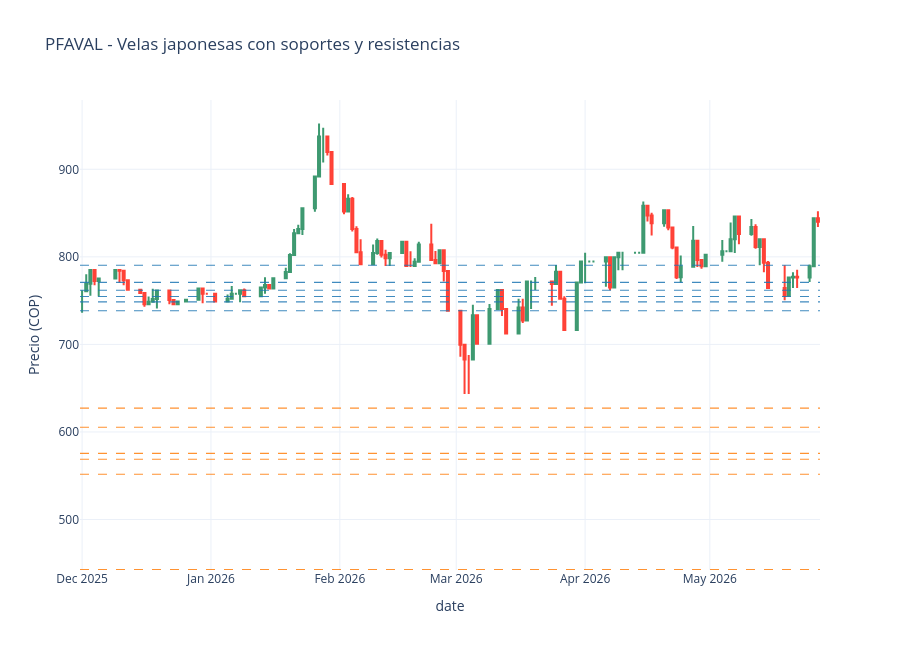

Source (notebook cell):
### Markdown cell above
# Gráfica de velas

### Code cell
# Soportes y resistencias + velas japonesas usando df (Plotly)

def detectar_soportes_resistencias(
    df, lookback=3, tolerancia_pct=0.007, max_niveles=6,
    graficar=False, ultimas_barras=120
 ):
    """
    Detecta niveles por pivotes locales y agrupa precios cercanos.
    - lookback: barras a izquierda/derecha para definir pivote
    - tolerancia_pct: umbral de agrupacion (0.007 = 0.7%)
    - graficar: si True, muestra velas + niveles con Plotly
    """
    data = df.sort_values("date").reset_index(drop=True).copy()

    lows = data["low"].values
    highs = data["high"].values

    soportes_raw = []
    resistencias_raw = []

    for i in range(lookback, len(data) - lookback):
        low_win = lows[i - lookback : i + lookback + 1]
        high_win = highs[i - lookback : i + lookback + 1]

        if lows[i] == low_win.min():
            soportes_raw.append(float(lows[i]))
        if highs[i] == high_win.max():
            resistencias_raw.append(float(highs[i]))

    def agrupar_niveles(niveles):
        if not niveles:
            return []
        niveles = sorted(niveles)
        grupos = [[niveles[0]]]

        for nivel in niveles[1:]:
            media_grupo = sum(grupos[-1]) / len(grupos[-1])
            if abs(nivel - media_grupo) / media_grupo <= tolerancia_pct:
                grupos[-1].append(nivel)
            else:
                grupos.append([nivel])

        # Centro de cada grupo
        centros = [sum(g) / len(g) for g in grupos]
        return centros

    soportes = agrupar_niveles(soportes_raw)
    resistencias = agrupar_niveles(resistencias_raw)

    # Nos quedamos con niveles mas representativos en el rango de precios
    cierre_min = float(data["close"].min())
    cierre_max = float(data["close"].max())

    soportes = [s for s in soportes if s <= cierre_max]
    resistencias = [r for r in resistencias if r >= cierre_min]

    # Limitar cantidad para no saturar la grafica
    soportes = sorted(soportes)[-max_niveles:]
    resistencias = sorted(resistencias)[:max_niveles]

    if graficar:
        data_plot = data.tail(ultimas_barras).copy()
        data_plot["open"] = data_plot["close"].shift(1)
        data_plot.iloc[0, data_plot.columns.get_loc("open")] = data_plot.iloc[0]["close"]

        fig = go.Figure(
            data=[
                go.Candlestick(
                    x=data_plot["date"],
                    open=data_plot["open"],
                    high=data_plot["high"],
                    low=data_plot["low"],
                    close=data_plot["close"],
                    name="Velas"
                )
            ]
        )

        for s in soportes:
            fig.add_hline(y=s, line=dict(color="#1f77b4", width=1.1, dash="dash"), opacity=0.85)
        for r in resistencias:
            fig.add_hline(y=r, line=dict(color="#ff7f0e", width=1.1, dash="dash"), opacity=0.85)

        fig.update_layout(
            title="PFAVAL - Velas japonesas con soportes y resistencias",
            yaxis_title="Precio (COP)",
            xaxis_title="date",
            xaxis_rangeslider_visible=False,
            template="plotly_white",
            height=650
        )
        fig.show()

    return soportes, resistencias


# Ejecutar sobre df
soportes, resistencias = detectar_soportes_resistencias(
    df,
    lookback=3,
    tolerancia_pct=0.007,
    max_niveles=6,
    graficar=True,
    ultimas_barras=120
)

print("Soportes detectados:", [round(s, 2) for s in soportes])
print("Resistencias detectadas:", [round(r, 2) for r in resistencias])

### Figure 1 — Plotly figure (JSON) as saved in the notebook; plotly's stock layout.template omitted (floating-point values rounded to 4 significant figures)
{"data": [{"close": [760.6, 769.4, 785.1, 772.4, 775.3, 785.1, 784.1, 773.3, 762.5, 758.6, 745.9, 748.8, 751.7, 761.6, 750.8, 745.9, 749.1, 751.1, 763.9, 758.0, 758.0, 749.1, 752.1, 758.0, 758.0, 761.9, 755.0, 764.9, 767.8, 763.9, 775.7, 782.6, 802.3, 826.9, 831.8, 855.4, 891.8, 937.5, 937.5, 919.8, 883.2, 851.7, 866.5, 831.9, 805.3, 791.5, 804.3, 818.1, 802.3, 798.4, 804.3, 817.1, 789.5, 789.5, 794.4, 814.2, 796.4, 792.7, 807.6, 783.8, 738.3, 699.7, 682.9, 682.9, 733.4, 700.7, 740.3, 762.1, 740.3, 712.6, 742.3, 727.4, 772.0, 772.0, 772.0, 769.0, 782.8, 752.2, 716.5, 770.8, 794.7, 794.7, 794.7, 794.7, 799.6, 764.9, 799.6, 804.6, 804.6, 804.6, 804.6, 858.2, 847.3, 838.4, 853.3, 833.4, 810.6, 776.8, 788.7, 818.3, 796.3, 789.3, 802.3, 806.3, 806.3, 820.2, 846.2, 826.2, 834.2, 811.3, 820.2, 793.3, 764.4, 755.5, 776.4, 777.4, 776.4, 789.3, 844.0, 840.0], "high": [760.6, 780.2, 785.1, 772.4, 775.3, 786.1, 784.1, 773.3, 762.5, 762.5, 759.6, 754.7, 763.5, 761.6, 750.8, 747.8, 749.1, 751.1, 763.9, 758.0, 758.0, 758.0, 757.0, 766.8, 758.0, 762.9, 763.9, 764.9, 776.7, 767.8, 775.7, 787.5, 804.2, 831.8, 836.7, 855.4, 891.8, 952.3, 947.4, 923.7, 915.8, 879.3, 871.4, 868.4, 834.9, 820.1, 814.2, 821.1, 818.1, 808.2, 804.3, 817.1, 816.1, 806.3, 798.4, 817.1, 837.9, 806.6, 807.6, 796.7, 783.8, 733.4, 687.8, 687.8, 745.2, 733.4, 746.2, 762.1, 759.1, 736.3, 752.2, 752.2, 772.0, 772.0, 776.9, 772.9, 790.8, 771.0, 755.1, 771.8, 794.7, 804.6, 794.7, 794.7, 799.6, 786.7, 799.6, 804.6, 804.6, 804.6, 804.6, 863.2, 858.2, 850.3, 853.3, 846.3, 832.4, 806.6, 801.6, 835.2, 812.3, 797.3, 802.3, 819.2, 806.3, 839.2, 846.2, 830.2, 843.2, 837.2, 790.3, 797.3, 795.3, 790.3, 777.4, 782.4, 785.4, 791.3, 844.0, 852.0], "low": [736.0, 760.6, 755.7, 767.4, 754.7, 777.3, 770.4, 767.4, 761.6, 757.6, 742.9, 746.8, 751.7, 740.9, 745.9, 745.9, 748.1, 750.1, 754.0, 747.1, 758.0, 749.1, 749.1, 758.0, 758.0, 748.1, 754.0, 755.0, 758.0, 763.9, 763.9, 775.7, 786.5, 807.2, 828.8, 824.9, 851.5, 906.9, 907.9, 915.8, 883.2, 848.7, 851.7, 829.0, 805.3, 791.5, 793.4, 802.3, 799.4, 789.5, 789.5, 817.1, 789.5, 789.5, 789.5, 797.4, 795.4, 791.8, 791.8, 772.0, 738.3, 685.9, 643.3, 643.3, 732.4, 700.7, 704.7, 753.2, 732.4, 712.6, 735.3, 724.5, 742.3, 740.3, 762.1, 744.2, 781.9, 752.2, 716.5, 721.2, 769.8, 769.8, 794.7, 794.7, 765.9, 761.9, 777.8, 784.7, 784.7, 804.6, 804.6, 819.5, 840.4, 824.5, 834.4, 830.4, 808.6, 774.8, 770.8, 792.3, 788.4, 786.4, 788.4, 794.3, 806.3, 811.3, 804.3, 814.3, 824.2, 809.3, 811.3, 782.4, 764.4, 750.5, 756.5, 764.4, 764.4, 771.4, 790.0, 834.0], "name": "Velas", "open": [760.6, 760.6, 769.4, 785.1, 772.4, 775.3, 785.1, 784.1, 773.3, 762.5, 758.6, 745.9, 748.8, 751.7, 761.6, 750.8, 745.9, 749.1, 751.1, 763.9, 758.0, 758.0, 749.1, 752.1, 758.0, 758.0, 761.9, 755.0, 764.9, 767.8, 763.9, 775.7, 782.6, 802.3, 826.9, 831.8, 855.4, 891.8, 937.5, 937.5, 919.8, 883.2, 851.7, 866.5, 831.9, 805.3, 791.5, 804.3, 818.1, 802.3, 798.4, 804.3, 817.1, 789.5, 789.5, 794.4, 814.2, 796.4, 792.7, 807.6, 783.8, 738.3, 699.7, 682.9, 682.9, 733.4, 700.7, 740.3, 762.1, 740.3, 712.6, 742.3, 727.4, 772.0, 772.0, 772.0, 769.0, 782.8, 752.2, 716.5, 770.8, 794.7, 794.7, 794.7, 794.7, 799.6, 764.9, 799.6, 804.6, 804.6, 804.6, 804.6, 858.2, 847.3, 838.4, 853.3, 833.4, 810.6, 776.8, 788.7, 818.3, 796.3, 789.3, 802.3, 806.3, 806.3, 820.2, 846.2, 826.2, 834.2, 811.3, 820.2, 793.3, 764.4, 755.5, 776.4, 777.4, 776.4, 789.3, 844.0], "type": "candlestick", "x": ["2025-12-01T00:00:00", "2025-12-02T00:00:00", "2025-12-03T00:00:00", "2025-12-04T00:00:00", "2025-12-05T00:00:00", "2025-12-09T00:00:00", "2025-12-10T00:00:00", "2025-12-11T00:00:00", "2025-12-12T00:00:00", "2025-12-15T00:00:00", "2025-12-16T00:00:00", "2025-12-17T00:00:00", "2025-12-18T00:00:00", "2025-12-19T00:00:00", "2025-12-22T00:00:00", "2025-12-23T00:00:00", "2025-12-24T00:00:00", "2025-12-26T00:00:00", "2025-12-29T00:00:00", "2025-12-30T00:00:00", "2025-12-31T00:00:00", "2026-01-02T00:00:00", "2026-01-05T00:00:00", "2026-01-06T00:00:00", "2026-01-07T00:00:00", "2026-01-08T00:00:00", "2026-01-09T00:00:00", "2026-01-13T00:00:00", "2026-01-14T00:00:00", "2026-01-15T00:00:00", "2026-01-16T00:00:00", "2026-01-19T00:00:00", "2026-01-20T00:00:00", "2026-01-21T00:00:00", "2026-01-22T00:00:00", "2026-01-23T00:00:00", "2026-01-26T00:00:00", "2026-01-27T00:00:00", "2026-01-28T00:00:00", "2026-01-29T00:00:00", "2026-01-30T00:00:00", "2026-02-02T00:00:00", "2026-02-03T00:00:00", "2026-02-04T00:00:00", "2026-02-05T00:00:00", "2026-02-06T00:00:00", "2026-02-09T00:00:00", "2026-02-10T00:00:00", "2026-02-11T00:00:00", "2026-02-12T00:00:00", "2026-02-13T00:00:00", "2026-02-16T00:00:00", "2026-02-17T00:00:00", "2026-02-18T00:00:00", "2026-02-19T00:00:00", "2026-02-20T00:00:00", "2026-02-23T00:00:00", "2026-02-24T00:00:00", "2026-02-25T00:00:00", "2026-02-26T00:00:00", "2026-02-27T00:00:00", "2026-03-02T00:00:00", "2026-03-03T00:00:00", "2026-03-04T00:00:00", "2026-03-05T00:00:00", "2026-03-06T00:00:00", "2026-03-09T00:00:00", "2026-03-11T00:00:00", "2026-03-12T00:00:00", "2026-03-13T00:00:00", "2026-03-16T00:00:00", "2026-03-17T00:00:00", "2026-03-18T00:00:00", "2026-03-19T00:00:00", "2026-03-20T00:00:00", "2026-03-24T00:00:00", "2026-03-25T00:00:00", "2026-03-26T00:00:00", "2026-03-27T00:00:00", "2026-03-30T00:00:00", "2026-03-31T00:00:00", "2026-04-01T00:00:00", "2026-04-02T00:00:00", "2026-04-03T00:00:00", "2026-04-06T00:00:00", "2026-04-07T00:00:00", "2026-04-08T00:00:00", "2026-04-09T00:00:00", "2026-04-10T00:00:00", "2026-04-13T00:00:00", "2026-04-14T00:00:00", "2026-04-15T00:00:00", "2026-04-16T00:00:00", "2026-04-17T00:00:00", "2026-04-20T00:00:00", "2026-04-21T00:00:00", "2026-04-22T00:00:00", "2026-04-23T00:00:00", "2026-04-24T00:00:00", "2026-04-27T00:00:00", "2026-04-28T00:00:00", "2026-04-29T00:00:00", "2026-04-30T00:00:00", "2026-05-04T00:00:00", "2026-05-05T00:00:00", "2026-05-06T00:00:00", "2026-05-07T00:00:00", "2026-05-08T00:00:00", "2026-05-11T00:00:00", "2026-05-12T00:00:00", "2026-05-13T00:00:00", "2026-05-14T00:00:00", "2026-05-15T00:00:00", "2026-05-19T00:00:00", "2026-05-20T00:00:00", "2026-05-21T00:00:00", "2026-05-22T00:00:00", "2026-05-25T00:00:00", "2026-05-26T00:00:00", "2026-05-27T00:00:00"]}], "layout": {"height": 650, "shapes": [{"line": {"color": "#1f77b4", "dash": "dash", "width": 1.1}, "opacity": 0.85, "type": "line", "x0": 0, "x1": 1, "xref": "x domain", "y0": 738.5, "y1": 738.5, "yref": "y"}, {"line": {"color": "#1f77b4", "dash": "dash", "width": 1.1}, "opacity": 0.85, "type": "line", "x0": 0, "x1": 1, "xref": "x domain", "y0": 748.6, "y1": 748.6, "yref": "y"}, {"line": {"color": "#1f77b4", "dash": "dash", "width": 1.1}, "opacity": 0.85, "type": "line", "x0": 0, "x1": 1, "xref": "x domain", "y0": 754.7, "y1": 754.7, "yref": "y"}, {"line": {"color": "#1f77b4", "dash": "dash", "width": 1.1}, "opacity": 0.85, "type": "line", "x0": 0, "x1": 1, "xref": "x domain", "y0": 761.9, "y1": 761.9, "yref": "y"}, {"line": {"color": "#1f77b4", "dash": "dash", "width": 1.1}, "opacity": 0.85, "type": "line", "x0": 0, "x1": 1, "xref": "x domain", "y0": 770.8, "y1": 770.8, "yref": "y"}, {"line": {"color": "#1f77b4", "dash": "dash", "width": 1.1}, "opacity": 0.85, "type": "line", "x0": 0, "x1": 1, "xref": "x domain", "y0": 790.5, "y1": 790.5, "yref": "y"}, {"line": {"color": "#ff7f0e", "dash": "dash", "width": 1.1}, "opacity": 0.85, "type": "line", "x0": 0, "x1": 1, "xref": "x domain", "y0": 442.9, "y1": 442.9, "yref": "y"}, {"line": {"color": "#ff7f0e", "dash": "dash", "width": 1.1}, "opacity": 0.85, "type": "line", "x0": 0, "x1": 1, "xref": "x domain", "y0": 551.7, "y1": 551.7, "yref": "y"}, {"line": {"color": "#ff7f0e", "dash": "dash", "width": 1.1}, "opacity": 0.85, "type": "line", "x0": 0, "x1": 1, "xref": "x domain", "y0": 568.8, "y1": 568.8, "yref": "y"}, {"line": {"color": "#ff7f0e", "dash": "dash", "width": 1.1}, "opacity": 0.85, "type": "line", "x0": 0, "x1": 1, "xref": "x domain", "y0": 575.5, "y1": 575.5, "yref": "y"}, {"line": {"color": "#ff7f0e", "dash": "dash", "width": 1.1}, "opacity": 0.85, "type": "line", "x0": 0, "x1": 1, "xref": "x domain", "y0": 605.3, "y1": 605.3, "yref": "y"}, {"line": {"color": "#ff7f0e", "dash": "dash", "width": 1.1}, "opacity": 0.85, "type": "line", "x0": 0, "x1": 1, "xref": "x domain", "y0": 627.2, "y1": 627.2, "yref": "y"}], "title": {"text": "PFAVAL - Velas japonesas con soportes y resistencias"}, "xaxis": {"rangeslider": {"visible": false}, "title": {"text": "date"}}, "yaxis": {"title": {"text": "Precio (COP)"}}}}
